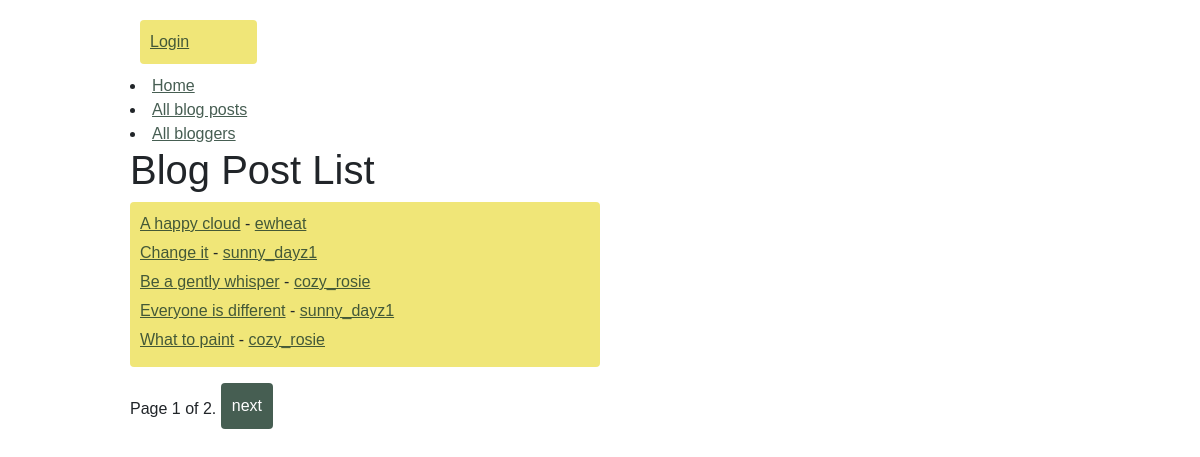
Page /blog/posts/ on the committed database.
### blog/models.py (models this page shows, shortened)
class Post(models.Model):
    author = models.ForeignKey('Blogger', on_delete=models.CASCADE)
    date = models.DateField(auto_now_add=True)
    blog_text = models.TextField(help_text="Blog post here")
    title = models.CharField(max_length=40, help_text="Enter a title")
    class Meta:
        ordering = ['-date']
    def get_absolute_url(self):
        return reverse('post-detail', args=[str(self.id)])

class Blogger(models.Model):
    date_of_birth = models.DateField(help_text="Enter your birthday")
    city = models.CharField(max_length=30, help_text="Enter the city you live in")
    state = models.CharField(max_length=25, help_text="Enter the state you live in")
    user = models.OneToOneField(User, on_delete=models.CASCADE)
    bio = models.TextField(max_length=300, help_text="Write a little about yourself", null=True)
    first_joined = models.DateField(auto_now=True)
    class Meta:
        ordering = ['-first_joined']
    def get_absolute_url(self):
        return reverse('blogger-detail', args=[str(self.id)])

### blog/views.py (the view)
# urls.py: path('posts/', views.PostListView.as_view(), name='posts'),
class PostListView(generic.ListView):
    model = Post
    paginate_by=5

### blog/templates/blog/post_list.html
{% extends "base_generic.html" %}
{% block content %}
  <h1>Blog Post List</h1>
  {% if post_list %}
    <ul class="list-section">
      {% for post in post_list %}
      <li>
        <a href="{{ post.get_absolute_url }}">{{ post.title }}</a>
         - <a href="{{ post.author.get_absolute_url }}">{{post.author.user}}</a>
      </li>
      {% endfor %}
    </ul>
  {% else %}
    <p>There are no blog posts yet.</p>
  {% endif %}
{% endblock %}

### blog/templates/base_generic.html (shortened to what this page needs)
<!doctype html>
<html lang="en">
  <head>
    <link href="https://cdn.jsdelivr.net/npm/bootstrap@5.3.3/dist/css/bootstrap.min.css"
      rel="stylesheet"
>
    {% load static %}
    <link rel="stylesheet" href="{% static 'css/styles.css' %}" />
  </head>
  <body>
    <div class="container-fluid">
      <div class="row">
        <div class="col-sm-2">
          {% block sidebar %}
            <ul class="sidebar-nav">
              {% if user.is_authenticated %}
                <div class="login-out">
                <li>User: {{ user.get_username }}</li>
                <li>
                  <form id="logout-form" method="post" action="{% url 'logout' %}">
                    {% csrf_token %}
                    <button type="submit" class="btn btn-link">Logout</button>
                  </form>
                </li>
              {% else %}
                <li><a href="{% url 'login' %}?next={{ request.path }}">Login</a></li>
              {% endif %}
              </div>
              <li><a href="{% url 'index' %}">Home</a></li>
              <li><a href="{% url 'posts' %}">All blog posts</a></li>
              <li><a href="{% url 'bloggers' %}">All bloggers</a></li>
          {% endblock %}
        </div>
        <div class="col-sm-10 ">{% block content %}{% endblock %}
          {% block pagination %}
    {% if is_paginated %}
        <div class="pagination">
            <span class="page-links">
                <span class="page-current">
                    Page {{ page_obj.number }} of {{ page_obj.paginator.num_pages }}.
                </span>
                {% if page_obj.has_next %}
                    <a href="{{ request.path }}?page={{ page_obj.next_page_number }}" class="btn">next</a>
                {% endif %}
            </span>
        </div>
    {% endif %}
{% endblock %}
        </div>
      </div>
  </body>
</html>

### static/css/styles.css (style rules this page uses)
body { width: 80%; height: 100%; margin-left: auto; margin-right: auto; background-image: url("../images/tree.jpg"); font-family:Verdana, Geneva, Tahoma, sans-serif; }
.sidebar-nav { background-color: #f0e678; margin: 10px; padding: 10px; box-sizing: border-box; border-radius: 4px; list-style-type: none; }
a { color: #193628; opacity: .8; margin-bottom: 8px; }
.container-fluid { background-color: rgba(255, 255, 255, .8); padding: 10px; min-height: 100vh; height: 100%; }
.btn { border-radius: 4px; background-color: #193628; color: white; padding: 10px; }
.pagination { text-align: center; }
.list-section { background-color: #f0e678; border-radius: 4px; padding: 10px; list-style-type: none; max-width: 60%; }
.list-section li { margin-bottom: 5px; }

### rows in the picture
Post: title "A happy cloud", author.user "ewheat"
Post: title "Change it", author.user "sunny_dayz1"
Post: title "Be a gently whisper", author.user "cozy_rosie"
Post: title "Everyone is different", author.user "sunny_dayz1"
Post: title "What to paint", author.user "cozy_rosie"

### other values in the picture
{{ page_obj.number }} "1"
{{ page_obj.paginator.num_pages }} "2"
